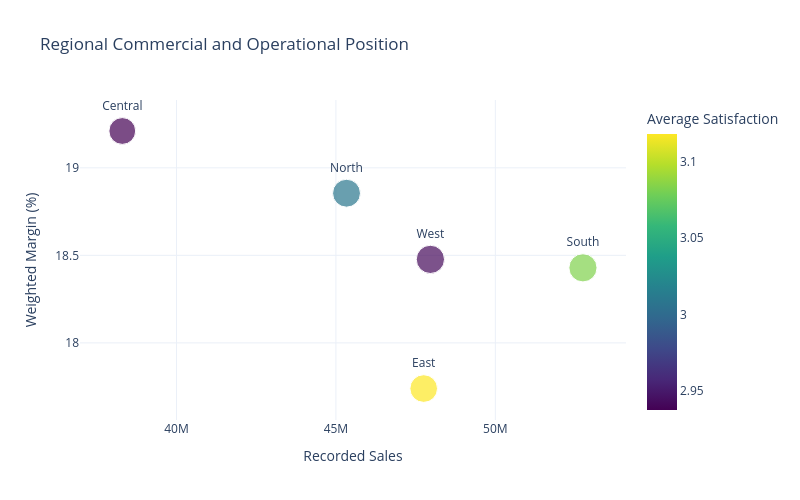

The notebook cell saved with this chart:
### Markdown cell above
##### 🌐 Multivariate Visual 3: Regional Commercial and Operational Position

**Executive Question:** How do regional sales, weighted margin, order scale, satisfaction, returns, cancellations, and shipping performance interact?

**Business Purpose:** Compare regional commercial strength with profitability, customer experience, and operational quality to support balanced regional investment decisions.

**Visual Encoding:**

- The horizontal axis represents recorded sales.
- The vertical axis represents weighted profit margin.
- Bubble size represents order volume.
- Bubble color represents average customer satisfaction.
- Hover information provides recorded profit, returns, cancellations, shipping cost, and shipping duration.

### Code cell
regional_position = (regional_performance.reset_index())

fig = px.scatter(
    regional_position,
    x="recorded_sales",
    y="weighted_profit_margin_pct",
    size="orders",
    color="average_satisfaction",
    text="region",
    hover_data={"recorded_profit": ":,.2f","return_rate_pct": ":.2f","cancellation_rate_pct": ":.2f","average_shipping_cost": ":,.2f","average_shipping_days": ":.2f"},
    color_continuous_scale="Viridis",
    title=("Regional Commercial and Operational Position"),
    labels={"recorded_sales": "Recorded Sales","weighted_profit_margin_pct":"Weighted Margin (%)","average_satisfaction":"Average Satisfaction","orders": "Orders"},
    template=PLOTLY_TEMPLATE)

fig.update_traces(textposition="top center")
fig.update_layout(width=800,height=500)
fig.show()

### Figure 1 — Plotly figure (JSON) as saved in the notebook; plotly's stock layout.template omitted (floating-point values rounded to 4 significant figures)
{"data": [{"customdata": [[9721000.0, 15.56, 8.362, 69.94, 5.505], [8862000.0, 14.61, 7.595, 59.87, 5.579], [8471000.0, 13.13, 8.193, 80.39, 5.598], [8547000.0, 15.38, 8.284, 51.2, 5.451], [7358000.0, 14.08, 8.963, 55.23, 5.552]], "hovertemplate": "Recorded Sales=%{x}<br>Weighted Margin (%)=%{y}<br>Orders=%{marker.size}<br>region=%{text}<br>recorded_profit=%{customdata[0]:,.2f}<br>return_rate_pct=%{customdata[1]:.2f}<br>cancellation_rate_pct=%{customdata[2]:.2f}<br>average_shipping_cost=%{customdata[3]:,.2f}<br>average_shipping_days=%{customdata[4]:.2f}<br>Average Satisfaction=%{marker.color}<extra></extra>", "legendgroup": "", "marker": {"color": [3.083, 2.942, 3.118, 3.009, 2.938], "coloraxis": "coloraxis", "size": [861, 869, 830, 845, 781], "sizemode": "area", "sizeref": 2.172, "symbol": "circle"}, "mode": "markers+text", "name": "", "orientation": "v", "showlegend": false, "text": ["South", "West", "East", "North", "Central"], "textposition": "top center", "type": "scatter", "x": [52750000.0, 47960000.0, 47750000.0, 45330000.0, 38300000.0], "xaxis": "x", "y": [18.43, 18.48, 17.74, 18.85, 19.21], "yaxis": "y"}], "layout": {"coloraxis": {"colorbar": {"title": {"text": "Average Satisfaction"}}, "colorscale": [[0, "#440154"], [0.1111, "#482878"], [0.2222, "#3e4989"], [0.3333, "#31688e"], [0.4444, "#26828e"], [0.5556, "#1f9e89"], [0.6667, "#35b779"], [0.7778, "#6ece58"], [0.8889, "#b5de2b"], [1, "#fde725"]]}, "height": 500, "legend": {"itemsizing": "constant", "tracegroupgap": 0}, "title": {"text": "Regional Commercial and Operational Position"}, "width": 800, "xaxis": {"anchor": "y", "domain": [0, 1], "title": {"text": "Recorded Sales"}}, "yaxis": {"anchor": "x", "domain": [0, 1], "title": {"text": "Weighted Margin (%)"}}}}
